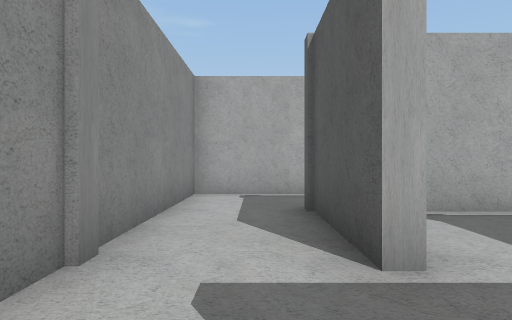
view 1 (above)

16 first-person views from a walk through a Unity game level. The camera is 1.5 m above the floor, looks level and sees 75° across. The floor is counted in squares, 2 m on a side. Each view is taken from the middle of a square. On the plan, view 1 faces up. The plan holds only what a view shows up to about 11 squares ahead; the rest is blank. The player is left out.

view 2
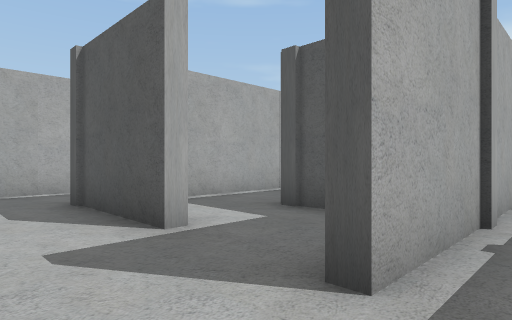

view 3
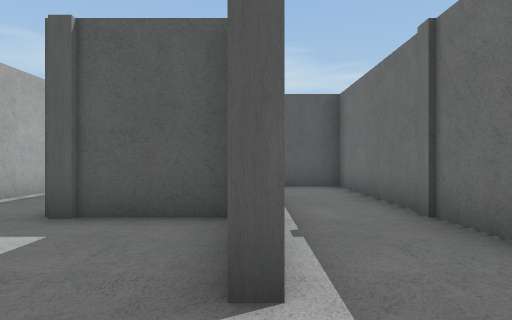

view 4
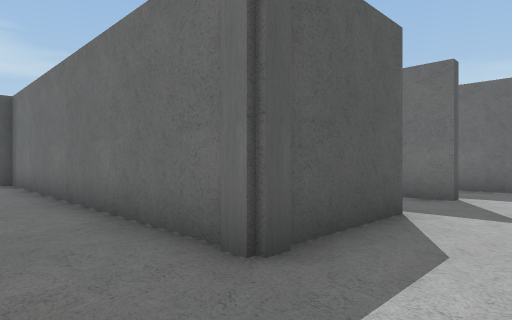

view 5
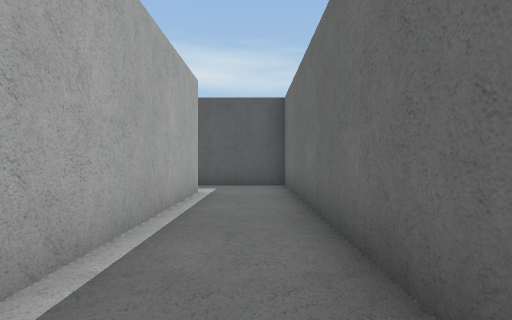

view 6
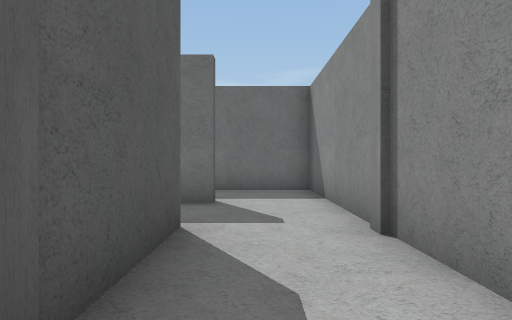

view 7
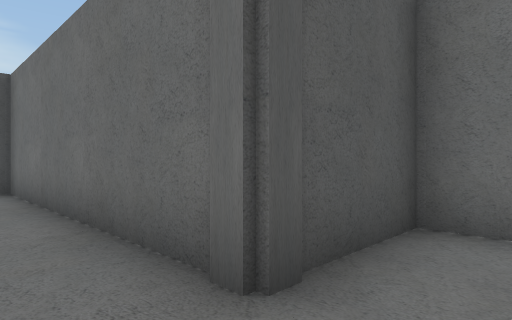

view 8
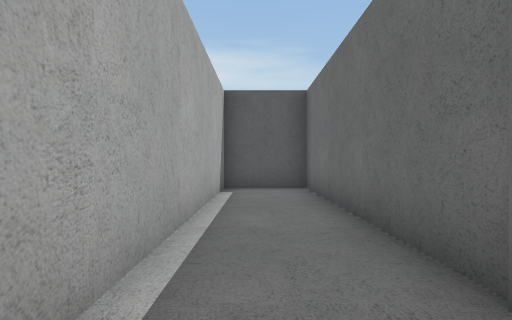

view 9
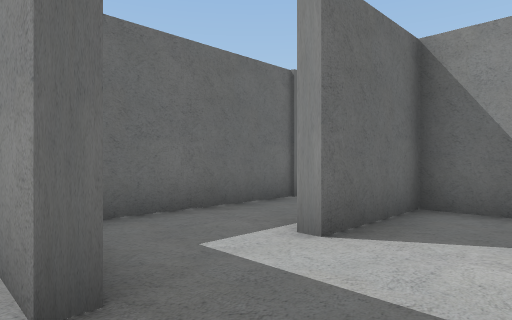

view 10
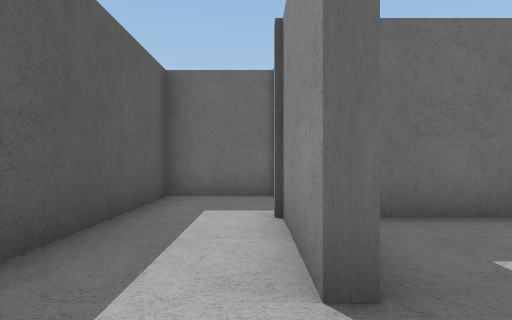

view 11
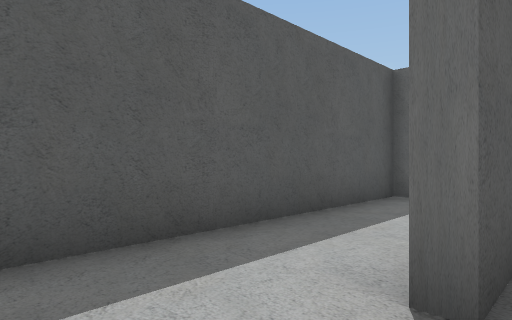

view 12
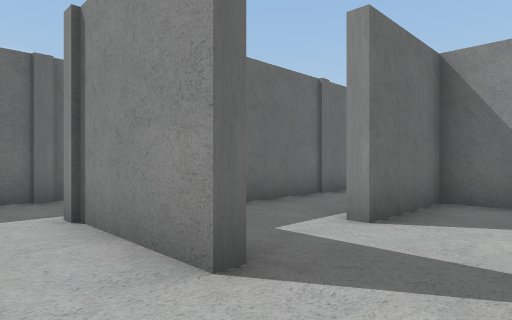

view 13
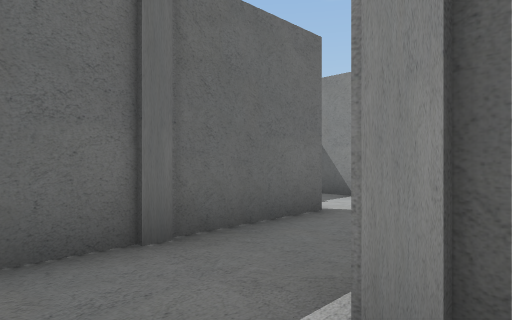

view 14
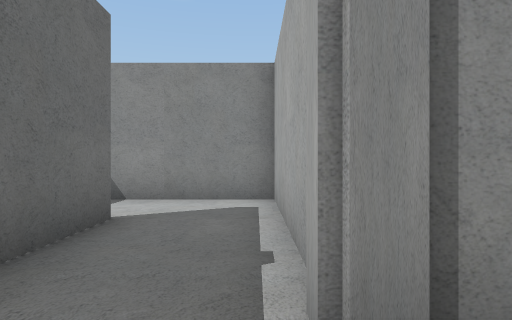

view 15
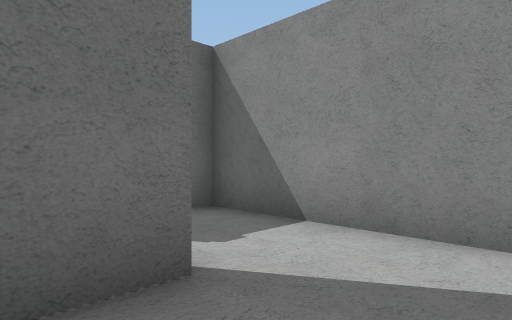

view 16
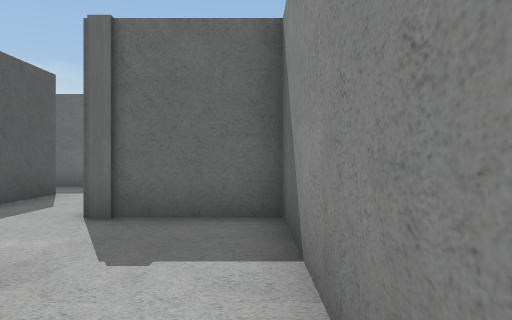

### Floor plan
Points are (right, up) in squares from view 1. A wall is a line through its corners. A room is listed if a view was taken in it or the views show most of it. See-through windows are left out.
Room 1 (views 1, 3, 4, 5, 6)
walls: (1.2, 2.2) (0.8, 2.2) (0.8, 5.1) (10.8, 5.1) (10.8, 7.8); (8.8, 7.3) (-1.4, 7.3) (-1.4, -0.6); (0.8, -0.2) (0.8, 0.3)
ways out: opening at (-0.5, 0) to room 2; opening at (1, 1.5) to room 7
Room 2 (view 2)
walls: (5.5, -0.2) (0.8, -0.2); (-1.4, -0.6) (-1.4, -2.3) (8.3, -2.3) (8.3, 0.3)
ways out: opening at (-0.5, 0) to room 1; opening at (7, 0) to room 5
Room 3 (views 7, 8)
walls: (3.3, 2.6) (10.8, 2.6) (10.8, 4.8) (2.4, 4.8)
ways out: opening at (2, 3) to room 7
Room 4 (views 9, 10, 12, 13, 14, 15, 16)
walls: (5.8, -4.8) (10.8, -4.8) (10.8, 1.6); (8.3, 0.3) (8.6, 0.3) (8.6, -2.6) (3.6, -2.6) (3.6, -5.6)
ways out: opening at (8, 1.5) to room 5; opening at (4.5, -5) to room 6
Room 5 (view 11)
walls: (3.6, 1.4) (3.6, 0.3) (6.2, 0.3) (6.2, -0.2)
ways out: opening at (7, 0) to room 2; opening at (8, 1.5) to room 4
Room 6 (no view inside)
walls: (3.6, -5.6) (3.6, -7.3) (6.2, -7.3)
ways out: opening at (4.5, -5) to room 4; opening at (6, -6)
Room 7 (no view inside)
walls: (0.8, 0.3) (3.3, 0.3) (3.3, 2.6)
ways out: opening at (1, 1.5) to room 1; opening at (2, 3) to room 3

Where each view was taken, in squares from view 1:
view 1: 0 up, 0 right, facing up
view 2: 1 down, 1 left, facing up-right
view 3: 0 up, 1 left, facing right
view 4: 7 up, 1 left, facing down-right
view 5: 6 up, 1 right, facing right
view 6: 6 up, 0 right, facing down
view 7: 4 up, 2 right, facing down-right
view 8: 4 up, 2 right, facing right
view 9: 2 up, 9 right, facing down-left
view 10: 2 up, 9 right, facing down
view 11: 2 up, 8 right, facing down-right
view 12: 2 up, 10 right, facing down-left
view 13: 2 down, 10 right, facing down-left
view 14: 3 down, 10 right, facing left
view 15: 3 down, 7 right, facing down-left
view 16: 3 down, 4 right, facing down
